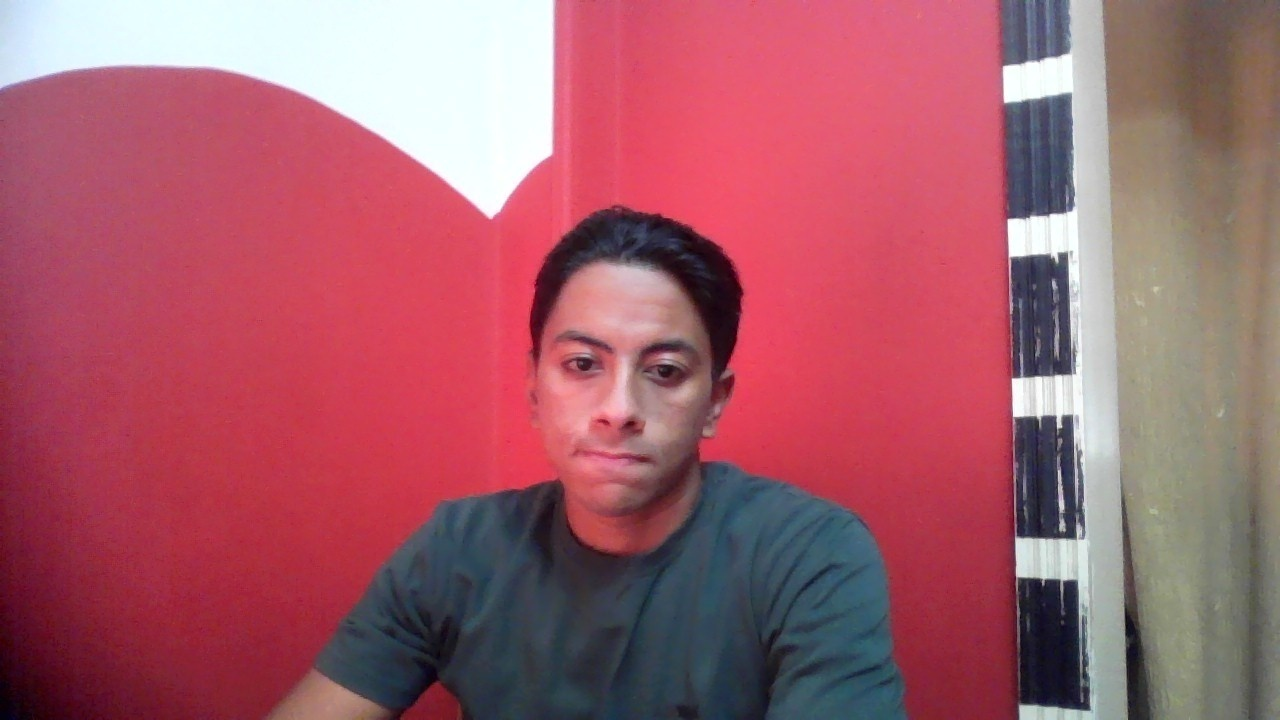
#> input picture data/face/member1/session1/img_000.jpg, 1280 x 720 px
$ python -i augment_member1.py   (imports and definitions only)
#> lines starting #> are read from the running program, lines starting #| are printed output that depends on the picture
#> further down, picture is the input picture: shape (720, 1280, 3); mean B, G, R 106.2, 93.6, 163.7
import os
import glob
import cv2
import numpy as np

# Load Haar Cascade to ensure every generated image still has a detectable face
_CASCADE_PATH = cv2.data.haarcascades + "haarcascade_frontalface_default.xml"
face_cascade = cv2.CascadeClassifier(_CASCADE_PATH)

def has_face(img):
    """Checks if Haar Cascade detects a face in the image."""
    if img is None:
        return False
    gray = cv2.cvtColor(img, cv2.COLOR_BGR2GRAY)
    faces = face_cascade.detectMultiScale(gray, scaleFactor=1.1, minNeighbors=4, minSize=(40, 40))
    return len(faces) > 0

def apply_zoom(img, scale=1.15, shift_x=0, shift_y=0):
    """Zooms in (>1.0) or out (<1.0) with optional off-center spatial shift."""
    h, w = img.shape[:2]
    new_w, new_h = int(w * scale), int(h * scale)
    resized = cv2.resize(img, (new_w, new_h), interpolation=cv2.INTER_LINEAR)

    if scale >= 1.0:
        crop_x = np.clip((new_w - w) // 2 + shift_x, 0, max(0, new_w - w))
        crop_y = np.clip((new_h - h) // 2 + shift_y, 0, max(0, new_h - h))
        return resized[crop_y:crop_y + h, crop_x:crop_x + w]
    else:
        pad_w = w - new_w
        pad_h = h - new_h
        left = np.clip(pad_w // 2 + shift_x, 0, pad_w)
        right = pad_w - left
        top = np.clip(pad_h // 2 + shift_y, 0, pad_h)
        bottom = pad_h - top
        return cv2.copyMakeBorder(resized, top, bottom, left, right, cv2.BORDER_REFLECT)

def apply_rotation(img, angle):
    """Rotates the image around its center."""
    h, w = img.shape[:2]
    M = cv2.getRotationMatrix2D((w // 2, h // 2), angle, 1.0)
    return cv2.warpAffine(img, M, (w, h), borderMode=cv2.BORDER_REFLECT)

def apply_3d_perspective(img, mode="yaw_right", strength=1.0):
    """Applies a strong 3D camera perspective warp (Yaw or Pitch)."""
    h, w = img.shape[:2]
    pts1 = np.float32([[0, 0], [w, 0], [0, h], [w, h]])
    s = 0.08 * strength
    if mode == "yaw_right":
        pts2 = np.float32([
            [w * s, h * (s * 0.6)],
            [w * (1 - s * 0.3), 0],
            [w * s, h * (1 - s * 0.6)],
            [w * (1 - s * 0.3), h]
        ])
    else:  # pitch_top
        pts2 = np.float32([
            [w * s, h * (s * 0.5)],
            [w * (1 - s), h * (s * 0.5)],
            [0, h],
            [w, h]
        ])
    M = cv2.getPerspectiveTransform(pts1, pts2)
    return cv2.warpPerspective(img, M, (w, h), borderMode=cv2.BORDER_REFLECT)

def apply_shear(img, shear_x=0.10):
    """Applies horizontal affine shear."""
    h, w = img.shape[:2]
    M = np.float32([[1, shear_x, -shear_x * h / 2], [0, 1, 0]])
    return cv2.warpAffine(img, M, (w, h), borderMode=cv2.BORDER_REFLECT)

def apply_lens_wave(img, amp=6.0):
    """Applies wide-angle barrel/wave geometric distortion."""
    h, w = img.shape[:2]
    x_c, y_c = np.meshgrid(np.arange(w), np.arange(h))
    map_x = (x_c + amp * np.sin(2 * np.pi * y_c / (h / 2.5))).astype(np.float32)
    map_y = (y_c + (amp * 0.6) * np.cos(2 * np.pi * x_c / (w / 2.5))).astype(np.float32)
    return cv2.remap(img, map_x, map_y, interpolation=cv2.INTER_LINEAR, borderMode=cv2.BORDER_REFLECT)

def apply_face_cutout(img, region="chin"):
    """Applies partial occlusion cutout directly on the detected face region."""
    out = img.copy()
    gray = cv2.cvtColor(img, cv2.COLOR_BGR2GRAY)
    faces = face_cascade.detectMultiScale(gray, scaleFactor=1.1, minNeighbors=4, minSize=(40, 40))
    if len(faces) > 0:
        x, y, fw, fh = max(faces, key=lambda f: f[2] * f[3])
        if region == "chin":
            # Occlude bottom 22% of the face (chin / mouth corner)
            cy1 = y + int(fh * 0.76)
            cy2 = y + int(fh * 0.98)
            cx1 = x + int(fw * 0.20)
            cx2 = x + int(fw * 0.80)
            out[cy1:cy2, cx1:cx2] = (45, 45, 45)
        elif region == "cheek":
            # Occlude side cheek patch
            cy1 = y + int(fh * 0.48)
            cy2 = y + int(fh * 0.72)
            cx1 = x + int(fw * 0.62)
            cx2 = x + int(fw * 0.90)
            out[cy1:cy2, cx1:cx2] = (200, 200, 200)
    return out

def apply_split_shadow(img):
    """Applies a strong directional shadow across half of the image."""
    h, w = img.shape[:2]
    # Sharp transition gradient across the face
    x_norm = np.linspace(-1, 1, w)
    mask = 0.35 + 0.65 * (1 / (1 + np.exp(-6 * x_norm)))
    mask = mask.astype(np.float32).reshape(1, w, 1)
    return np.clip(img.astype(np.float32) * mask, 0, 255).astype(np.uint8)

def generate_compound_variations(img):
    """
    Generates 6 radical compound transformations per original image.
    Each combines multiple geometric & structural operations so the change is visually unmistakable.
    """
    variations = {}

    # 1. Compound 1: Horizontal Flip + Strong Positive Tilt (+12 deg) + 16% Zoom In
    for angle in [12, 9, 6]:
        c1 = cv2.flip(img, 1)
        c1 = apply_rotation(c1, angle)
        c1 = apply_zoom(c1, scale=1.16, shift_x=15, shift_y=-10)
        if has_face(c1):
            variations["comp1_flip_rot_zoom"] = c1
            break
#> this loop made 1 pass
#> faces in has_face on pass 1: [[512, 264, 268, 268]]
#> pass 1, in generate_compound_variations, `c1 = apply_zoom(c1, scale=1.16, shift_x=15, shift_y=-10)`:
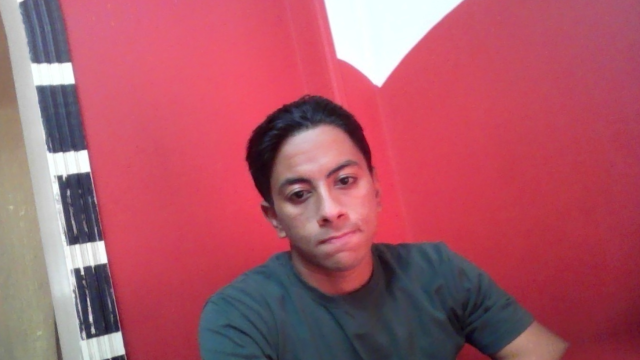
#> c1: shape (720, 1280, 3) (shown at 1/2 size); mean B, G, R 102.7, 87.1, 171.8
#> after the loop, variations = 1 item

    # 2. Compound 2: 3D Side Perspective (Yaw) + Off-Center Spatial Shift + Zoom
    for strength in [1.0, 0.7, 0.5]:
        c2 = apply_3d_perspective(img, mode="yaw_right", strength=strength)
        c2 = apply_zoom(c2, scale=1.12, shift_x=-20, shift_y=12)
        if has_face(c2):
            variations["comp2_3d_yaw_shift"] = c2
            break
#> this loop made 1 pass
#> faces in has_face on pass 1: [[538, 265, 229, 229]]
#> after the loop, variations = 2 items

    # 3. Compound 3: Flip + Negative Tilt (-12 deg) + Strong Split Half-Shadow
    for angle in [-12, -9, -6]:
        c3 = cv2.flip(img, 1)
        c3 = apply_rotation(c3, angle)
        c3 = apply_split_shadow(c3)
        if has_face(c3):
            variations["comp3_flip_tilt_shadow"] = c3
            break
#> this loop made 1 pass
#> faces in has_face on pass 1: [[540, 280, 225, 225]]
#> pass 1, in has_face (call 3), `gray = cv2.cvtColor(img, cv2.COLOR_BGR2GRAY)`:
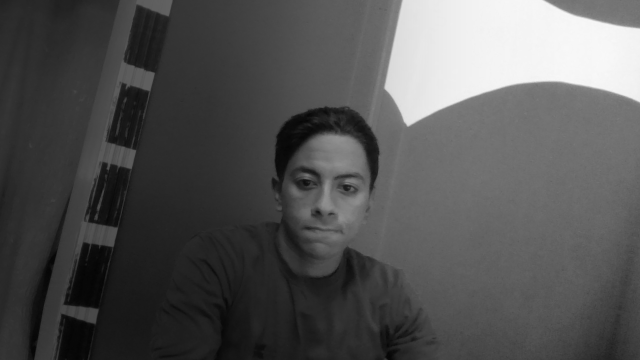
#> gray: shape (720, 1280) (shown at 1/2 size); min 3, max 249, mean 83
#> after the loop, variations = 3 items

    # 4. Compound 4: Zoom Out (0.86x) + Affine Shear + Partial Chin/Mask Occlusion
    for shear in [0.11, 0.07, 0.04]:
        c4 = apply_zoom(img, scale=0.86, shift_x=18, shift_y=10)
        c4 = apply_shear(c4, shear_x=shear)
        c4 = apply_face_cutout(c4, region="chin")
        if has_face(c4):
            variations["comp4_zoomout_shear_cutout"] = c4
            break
#> this loop made 1 pass
#> (x in apply_face_cutout, y in apply_face_cutout, fw in apply_face_cutout, fh in apply_face_cutout, cy1 in apply_face_cutout, cy2 in apply_face_cutout, cx1 in apply_face_cutout) on pass 1: (548, 297, 196, 196, 445, 489, 587)
#> after the loop, variations = 4 items

    # 5. Compound 5: 3D Top-Down Pitch + Lens Wave Distortion + Rotation (+8 deg)
    for amp in [6.0, 4.0, 2.5]:
        c5 = apply_3d_perspective(img, mode="pitch_top", strength=0.85)
        c5 = apply_lens_wave(c5, amp=amp)
        c5 = apply_rotation(c5, 8)
        if has_face(c5):
            variations["comp5_3d_pitch_lenswave"] = c5
            break
#> this loop made 1 pass
#> faces in has_face on pass 1: [[515, 271, 213, 213]]
#> pass 1, in has_face (call 5), `gray = cv2.cvtColor(img, cv2.COLOR_BGR2GRAY)`:
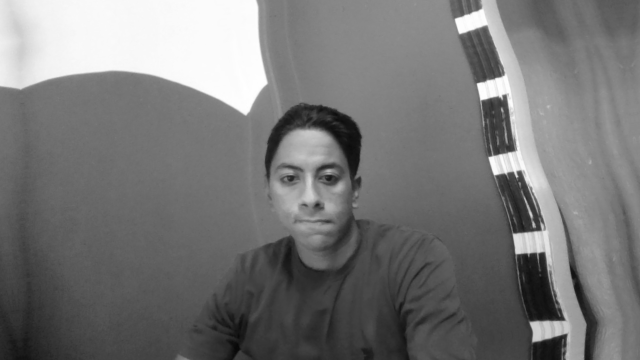
#> gray: shape (720, 1280) (shown at 1/2 size); min 7, max 255, mean 118.3
#> after the loop, variations = 5 items

    # 6. Compound 6: Flip + Close-Up Zoom (1.22x) + Cheek Glare/Cutout + Negative Shear
    for scale in [1.22, 1.15, 1.10]:
        c6 = cv2.flip(img, 1)
        c6 = apply_zoom(c6, scale=scale, shift_x=-15, shift_y=-12)
        c6 = apply_shear(c6, shear_x=-0.08)
        c6 = apply_face_cutout(c6, region="cheek")
        if has_face(c6):
            variations["comp6_flip_closeup_cutout"] = c6
            break
#> this loop made 1 pass
#> (x in apply_face_cutout, y in apply_face_cutout, fw in apply_face_cutout, fh in apply_face_cutout, cy1 in apply_face_cutout, cy2 in apply_face_cutout, cx1 in apply_face_cutout) on pass 1: (538, 271, 272, 272, 401, 466, 706)
#> pass 1, in apply_face_cutout (call 2), `gray = cv2.cvtColor(img, cv2.COLOR_BGR2GRAY)`:
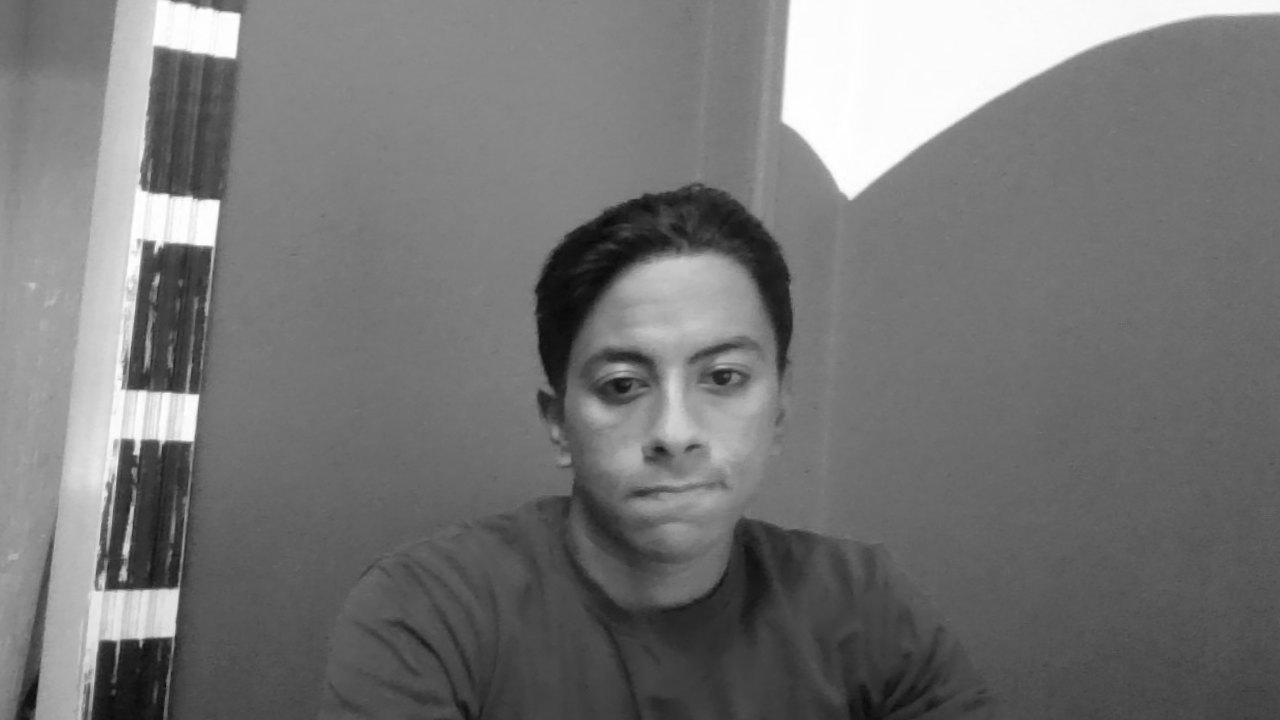
#> gray: shape (720, 1280); min 9, max 255, mean 117.5
#> after the loop, variations = 6 items

    return variations

# [162 lines left out: functions generate_webcam_variations, organize_and_augment, not called in this run]

# [4 lines not run here, left out]

>>> import cv2
>>> picture = cv2.imread('../data/face/member1/session1/img_000.jpg')
>>> result = generate_compound_variations(picture)
#> result = 6 items

$ run again, on data/face/member1/session2/img_001.jpg
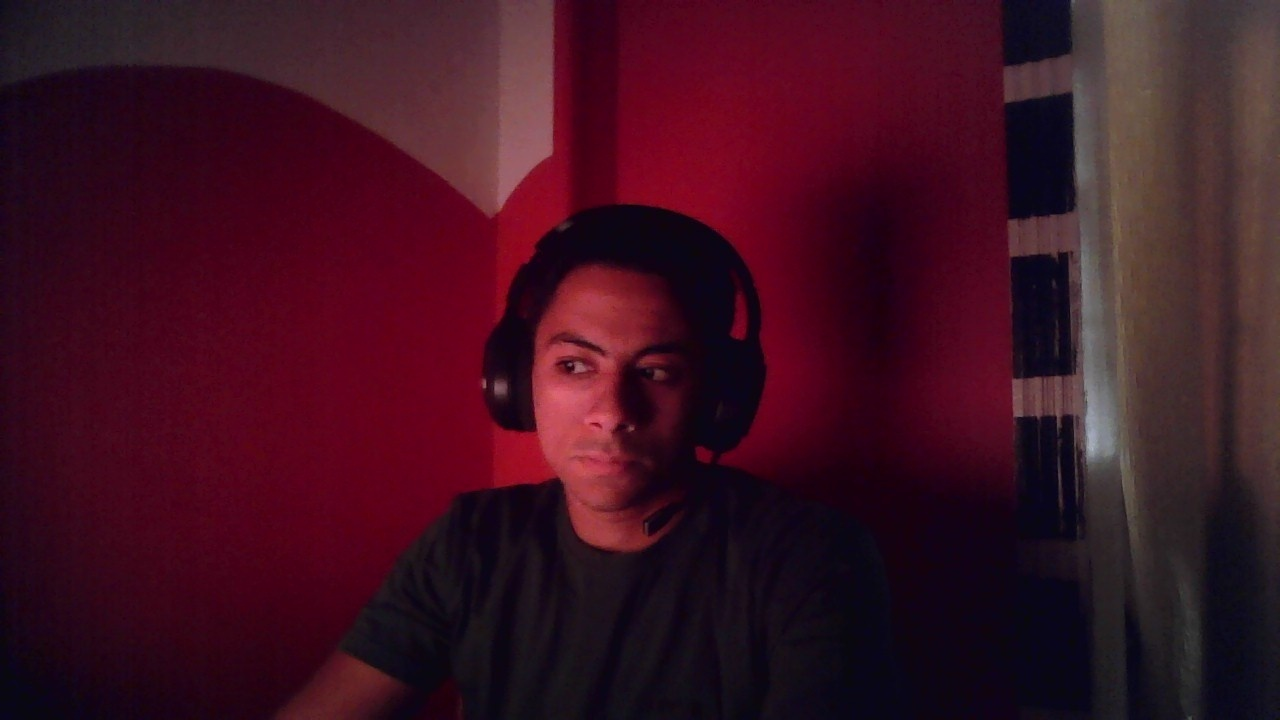
#> input picture data/face/member1/session2/img_001.jpg, 1280 x 720 px
#> picture is the input picture: shape (720, 1280, 3); mean B, G, R 32.5, 16.9, 61.4
#> the loop in generate_compound_variations, `for angle in [12, 9, 6]:` made 1 pass
#> faces in has_face on pass 1: [[652, 367, 122, 122]]
#> after the loop in generate_compound_variations, `for angle in [12, 9, 6]:`: variations = 1 item
#> the loop in generate_compound_variations, `for strength in [1.0, 0.7, 0.5]:` made 1 pass
#> faces in has_face on pass 1: [[534, 272, 220, 220]]
#> after the loop in generate_compound_variations, `for strength in [1.0, 0.7, 0.5]:`: variations = 2 items
#> the loop in generate_compound_variations, `for angle in [-12, -9, -6]:` made 1 pass
#> faces in has_face on pass 1: [[558, 295, 206, 206]]
#> after the loop in generate_compound_variations, `for angle in [-12, -9, -6]:`: variations = 3 items
#> the loop in generate_compound_variations, `for shear in [0.11, 0.07, 0.04]:` made 1 pass
#> (x in apply_face_cutout, y in apply_face_cutout, fw in apply_face_cutout, fh in apply_face_cutout, cy1 in apply_face_cutout, cy2 in apply_face_cutout, cx1 in apply_face_cutout) on pass 1: (547, 305, 179, 179, 441, 480, 582)
#> pass 1, in apply_face_cutout, `gray = cv2.cvtColor(img, cv2.COLOR_BGR2GRAY)`:
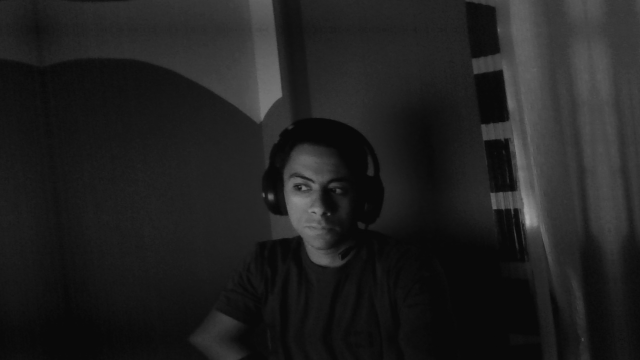
#> gray: shape (720, 1280) (shown at 1/2 size); min 7, max 171, mean 32.1
#> after the loop in generate_compound_variations, `for shear in [0.11, 0.07, 0.04]:`: variations = 4 items
#> the loop in generate_compound_variations, `for amp in [6.0, 4.0, 2.5]:` made 1 pass
#> faces in has_face on pass 1: [[515, 280, 196, 196]]
#> pass 1, in generate_compound_variations, `c5 = apply_rotation(c5, 8)`:
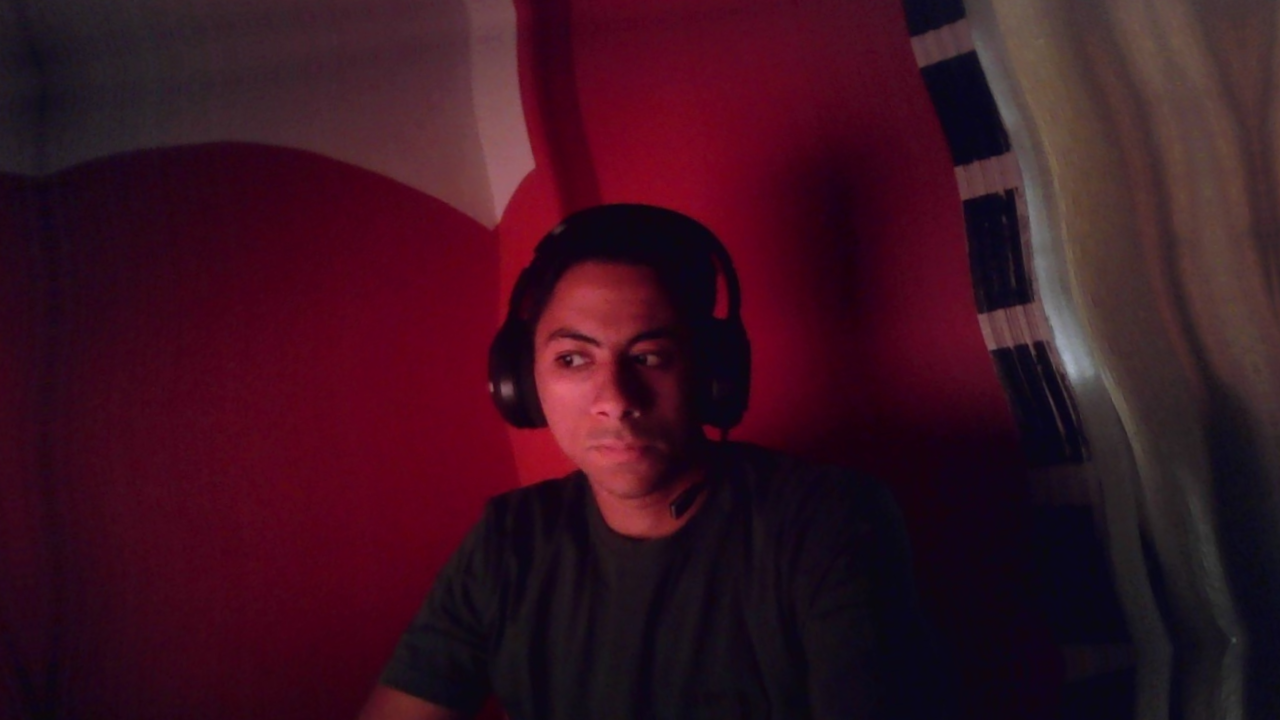
#> c5: shape (720, 1280, 3); mean B, G, R 32.5, 17.6, 58.5
#> after the loop in generate_compound_variations, `for amp in [6.0, 4.0, 2.5]:`: variations = 5 items
#> the loop in generate_compound_variations, `for scale in [1.22, 1.15, 1.10]:` made 1 pass
#> (x in apply_face_cutout, y in apply_face_cutout, fw in apply_face_cutout, fh in apply_face_cutout, cy1 in apply_face_cutout, cy2 in apply_face_cutout, cx1 in apply_face_cutout) on pass 1: (551, 275, 265, 265, 402, 465, 715)
#> after the loop in generate_compound_variations, `for scale in [1.22, 1.15, 1.10]:`: variations = 6 items

$ run again, on data/face/member1/session3/img_000.jpg
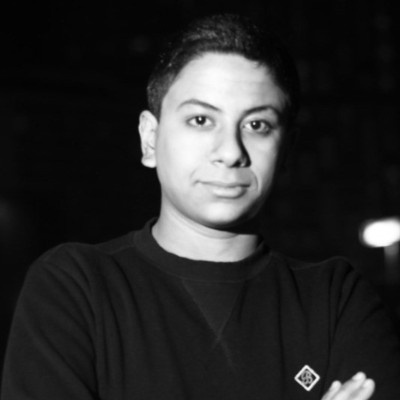
#> input picture data/face/member1/session3/img_000.jpg, 400 x 400 px
#> picture is the input picture: shape (400, 400, 3); min 0, max 255, mean 43.1
#> the loop in generate_compound_variations, `for angle in [12, 9, 6]:` made 1 pass
#> faces in has_face on pass 1: [[46, 56, 184, 184]]
#> pass 1, in generate_compound_variations, `c1 = apply_zoom(c1, scale=1.16, shift_x=15, shift_y=-10)`:
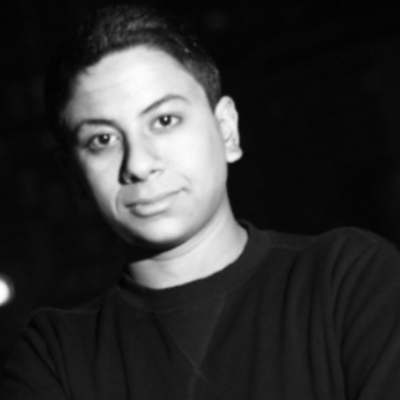
#> c1: shape (400, 400, 3); min 1, max 255, mean 49
#> after the loop in generate_compound_variations, `for angle in [12, 9, 6]:`: variations = 1 item
#> the loop in generate_compound_variations, `for strength in [1.0, 0.7, 0.5]:` made 1 pass
#> faces in has_face on pass 1: [[168, 41, 164, 164]]
#> after the loop in generate_compound_variations, `for strength in [1.0, 0.7, 0.5]:`: variations = 2 items
#> the loop in generate_compound_variations, `for angle in [-12, -9, -6]:` made 1 pass
#> faces in has_face on pass 1: [[111, 59, 155, 155]]
#> after the loop in generate_compound_variations, `for angle in [-12, -9, -6]:`: variations = 3 items
#> the loop in generate_compound_variations, `for shear in [0.11, 0.07, 0.04]:` made 1 pass
#> (x in apply_face_cutout, y in apply_face_cutout, fw in apply_face_cutout, fh in apply_face_cutout, cy1 in apply_face_cutout, cy2 in apply_face_cutout, cx1 in apply_face_cutout) on pass 1: (166, 89, 139, 139, 194, 225, 193)
#> after the loop in generate_compound_variations, `for shear in [0.11, 0.07, 0.04]:`: variations = 4 items
#> the loop in generate_compound_variations, `for amp in [6.0, 4.0, 2.5]:` made 1 pass
#> faces in has_face on pass 1: [[147, 65, 140, 140]]
#> after the loop in generate_compound_variations, `for amp in [6.0, 4.0, 2.5]:`: variations = 5 items
#> the loop in generate_compound_variations, `for scale in [1.22, 1.15, 1.10]:` made 1 pass
#> (x in apply_face_cutout, y in apply_face_cutout, fw in apply_face_cutout, fh in apply_face_cutout, cy1 in apply_face_cutout, cy2 in apply_face_cutout, cx1 in apply_face_cutout) on pass 1: (93, 44, 190, 190, 135, 180, 210)
#> pass 1, in generate_compound_variations, `c6 = apply_shear(c6, shear_x=-0.08)`:
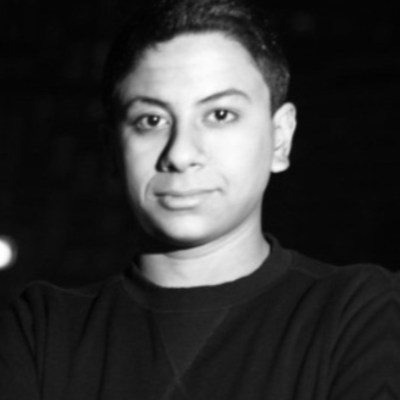
#> c6: shape (400, 400, 3); min 1, max 255, mean 52.8
#> after the loop in generate_compound_variations, `for scale in [1.22, 1.15, 1.10]:`: variations = 6 items
